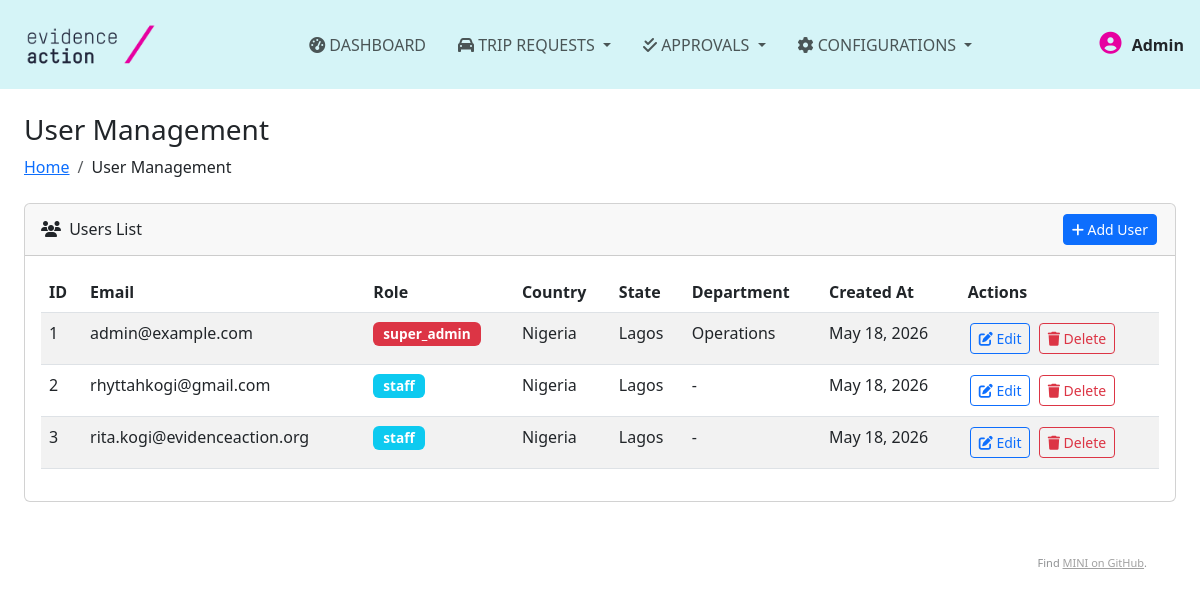
Page /users (signed in) on the committed database.
### tables this page shows
CREATE TABLE `staff_login` (
  `id` int(11) NOT NULL AUTO_INCREMENT,
  `email` varchar(255) NOT NULL,
  `password` varchar(255) NOT NULL,
  `role` enum('super_admin','admin','staff') NOT NULL DEFAULT 'staff',
  `country_id` int(11) DEFAULT NULL,
  `state_id` int(11) DEFAULT NULL,
  `department_id` BIGINT UNSIGNED NULL,   
  `created_at` timestamp NOT NULL DEFAULT current_timestamp(),
  `updated_at` timestamp NOT NULL DEFAULT current_timestamp() ON UPDATE current_timestamp(),
  PRIMARY KEY (`id`),
  UNIQUE KEY `unique_email` (`email`),
  KEY `fk_staff_country` (`country_id`),
  KEY `fk_staff_state` (`state_id`),
  KEY `fk_staff_department` (`department_id`),
  CONSTRAINT `fk_staff_country` FOREIGN KEY (`country_id`) REFERENCES `country` (`id`) ON DELETE SET NULL ON UPDATE CASCADE,
  CONSTRAINT `fk_staff_state` FOREIGN KEY (`state_id`) REFERENCES `state` (`id`) ON DELETE SET NULL ON UPDATE CASCADE,
  CONSTRAINT `fk_staff_department` FOREIGN KEY (`department_id`) REFERENCES `departments` (`id`) ON DELETE SET NULL ON UPDATE CASCADE
);

CREATE TABLE `country` (
  `id` int(11) NOT NULL AUTO_INCREMENT,
  `name` varchar(100) NOT NULL,
  `code` varchar(3) NOT NULL,
  `created_at` timestamp NOT NULL DEFAULT current_timestamp(),
  PRIMARY KEY (`id`),
  UNIQUE KEY `unique_country_code` (`code`)
);

CREATE TABLE `state` (
  `id` int(11) NOT NULL AUTO_INCREMENT,
  `country_id` int(11) NOT NULL,
  `name` varchar(100) NOT NULL,
  `code` varchar(10) DEFAULT NULL,
  `created_at` timestamp NOT NULL DEFAULT current_timestamp(),
  PRIMARY KEY (`id`),
  KEY `fk_state_country` (`country_id`),
  CONSTRAINT `fk_state_country` FOREIGN KEY (`country_id`) REFERENCES `country` (`id`) ON DELETE CASCADE ON UPDATE CASCADE,
  UNIQUE KEY `unique_state_per_country` (`country_id`, `name`)
);

CREATE TABLE departments (
    id BIGINT UNSIGNED AUTO_INCREMENT PRIMARY KEY,
    name VARCHAR(100) NOT NULL UNIQUE,
    created_at TIMESTAMP DEFAULT CURRENT_TIMESTAMP,
    updated_at TIMESTAMP DEFAULT CURRENT_TIMESTAMP ON UPDATE CURRENT_TIMESTAMP
);

### application/controller/users.php (called while the page is built, shortened)
<?php
class users extends Controller
{
    public function index()
    {
        $users = $this->model->getAllStaff();
        require APP . 'view/_templates/header.php';
        require APP . 'view/users/index.php';
        require APP . 'view/_templates/footer.php';
    }
}
?>

### public/index.php (called while the page is built, shortened)
<?php
require APP . 'core/application.php';
require APP . 'core/controller.php';
$app = new Application();

### application/core/controller.php (called while the page is built, shortened)
<?php
class Controller
{
    public $db = null;
    private function openDatabaseConnection()
    {
        $options = array(PDO::ATTR_DEFAULT_FETCH_MODE => PDO::FETCH_OBJ, PDO::ATTR_ERRMODE => PDO::ERRMODE_WARNING);
        $this->db = new PDO(DB_TYPE . ':host=' . DB_HOST . ';dbname=' . DB_NAME . ';charset=' . DB_CHARSET, DB_USER, DB_PASS, $options);
    }
    public function loadModel()
    {
        require APP . 'model/model.php';
        $this->model = new Model($this->db);
    }
}

### application/model/model.php (called while the page is built, shortened)
<?php
class Model
{
    function __construct($db)
    {
        try {
            $this->db = $db;
        } catch (PDOException $e) {
            exit('Database connection could not be established.');
        }
    }
    public function getAllStaff()
    {
        $sql = "SELECT
                    s.id,
                    s.email,
                    s.password,
                    s.role,
                    s.country_id,
                    s.state_id,
                    s.department_id,
                    s.created_at,
                    s.updated_at,
                    c.name as country_name,
                    c.code as country_code,
                    st.name as state_name,
                    st.code as state_code,
                    d.name as department_name
                FROM staff_login s
                LEFT JOIN country c ON s.country_id = c.id
                LEFT JOIN state st ON s.state_id = st.id
                LEFT JOIN departments d ON s.department_id = d.id
                ORDER BY s.created_at DESC";
        $stmt = $this->db->prepare($sql);
        $stmt->execute();
        return $stmt->fetchAll(PDO::FETCH_OBJ);
    }
}
?>

### application/view/users/index.php (the view, shortened to what this page needs)
<!DOCTYPE html>
<html lang="en">
<head>
    <link href="https://cdn.jsdelivr.net/npm/bootstrap@5.3.0/dist/css/bootstrap.min.css" rel="stylesheet">
    <link rel="stylesheet" href="https://cdnjs.cloudflare.com/ajax/libs/font-awesome/6.4.0/css/all.min.css">
    <link href="https://cdn.jsdelivr.net/npm/simple-datatables@latest/dist/style.css" rel="stylesheet">
</head>
<body>
<main>
<div class="container-fluid px-4">
    <h3 class="mt-4">User Management</h3>
    <ol class="breadcrumb mb-4">
        <li class="breadcrumb-item"><a href="<?= URL; ?>home">Home</a></li>
        <li class="breadcrumb-item">User Management</li>
    </ol>
    <div class="card mb-4">
        <div class="card-header d-flex justify-content-between align-items-center">
            <span><i class="fas fa-users me-1"></i> Users List</span>
            <button class="btn btn-primary btn-sm" onclick="openUserModal('add')">
                <i class="fas fa-plus"></i> Add User
            </button>
        </div>
        <div class="card-body table-responsive">
            <table id="usersTable" class="table table-striped">
                <thead>
                    <tr>
                        <th>ID</th>
                        <th>Email</th>
                        <th>Role</th>
                        <th>Country</th>
                        <th>State</th>
                        <th>Department</th>
                        <th>Created At</th>
                        <th>Actions</th>
                    </tr>
                </thead>
                <tbody>
                <?php if (!empty($users)): ?>
                    <?php foreach ($users as $user): ?>
                        <tr>
                            <td><?= htmlspecialchars($user->id); ?></td>
                            <td><?= htmlspecialchars($user->email); ?></td>
                            <td>
                                <span class="badge bg-<?= $user->role == 'super_admin' ? 'danger' : ($user->role == 'admin' ? 'warning' : 'info'); ?>">
                                    <?= htmlspecialchars($user->role); ?>
                                </span>
                            </td>
                            <td><?= htmlspecialchars($user->country_name ?? '-'); ?></td>
                            <td><?= htmlspecialchars($user->state_name ?? '-'); ?></td>
                            <td><?= htmlspecialchars($user->department_name ?? '-'); ?></td>
                            <td><?= date('M d, Y', strtotime($user->created_at)); ?></td>
                            <td>
                                <button class="btn btn-sm btn-outline-primary" onclick="editUser(<?= $user->id; ?>)">
                                    <i class="fas fa-edit"></i> Edit
                                </button>
                                <button class="btn btn-sm btn-outline-danger" onclick="confirmDelete(<?= $user->id; ?>, '<?= htmlspecialchars($user->email, ENT_QUOTES); ?>')">
                                    <i class="fas fa-trash"></i> Delete
                                </button>
                            </td>
                        </tr>
                    <?php endforeach; ?>
                <?php else: ?>
                    <tr>
                        <td colspan="8" class="text-center">No users found. Click "Add User" to create one.</td>
                    </tr>
                <?php endif; ?>
                </tbody>
            </table>
        </div>
    </div>
</div>
</main>
</body>
</html>

### application/core/application.php (shortened to what this page needs)
<?php
class Application
{
    private $url_controller = null;
    private $url_action = null;
    private $url_params = array();
    public function __construct()
    {
        if (!$this->url_controller) {
            require APP . 'controller/home.php';
            $page = new Home();
            $page->index();
        } elseif (file_exists(APP . 'controller/' . $this->url_controller . '.php')) {
            $this->url_controller = new $this->url_controller();
            if ($this->url_action && method_exists($this->url_controller, $this->url_action)) {
                if (!empty($this->url_params)) {
                    call_user_func_array(array($this->url_controller, $this->url_action), $this->url_params);
                } else {
                    $this->url_controller->{$this->url_action}();
                }
            } else {
                if (empty($this->url_action)) {
                    $this->url_controller->index();
                }
                else {
                    header('location: ' . URL . 'problem');
                }
            }
        } else {
            header('location: ' . URL . 'problem');
        }
    }
    private function splitUrl()
    {
        if (isset($_GET['url'])) {
            $url = trim($_GET['url'], '/');
            $url = filter_var($url, FILTER_SANITIZE_URL);
            $url = explode('/', $url);
            $this->url_controller = isset($url[0]) ? $url[0] : null;
            $this->url_action = isset($url[1]) ? $url[1] : null;
            unset($url[0], $url[1]);
            $this->url_params = array_values($url);
        }
    }
}

### application/view/_templates/header.php (shortened to what this page needs)
<?php
$role = $_SESSION['role'] ?? null;
$user_email = $_SESSION['user_email'] ?? '';
$user_name = ucwords(str_replace(['.', '_', '-'], ' ', explode('@', $user_email)[0] ?? 'User'));
?>
<!DOCTYPE html>
<html lang="en">
<head>
    <link href="https://cdn.jsdelivr.net/npm/bootstrap@5.3.0/dist/css/bootstrap.min.css" rel="stylesheet">
    <link rel="stylesheet" href="https://cdnjs.cloudflare.com/ajax/libs/font-awesome/5.15.4/css/all.min.css">
    <link href="<?php echo URL; ?>css/style.css" rel="stylesheet">
</head>
<body>
<div class="top-nav navbar navbar-expand-lg navbar-light px-3" style="background-color: #d5f4f7;">
    <a href="<?php echo URL; ?>home" class="navbar-brand">
        <img src="<?php echo URL; ?>img/ea_logo.png" alt="logo" style="padding: 10px; width: 150px; height: auto;">
    </a>
    <div class="collapse navbar-collapse justify-content-between" id="navbarNav">
        <div class="navbar-nav mx-auto d-flex align-items-center gap-3">
            <a href="<?php echo URL; ?>home/index" class="nav-link">
                <i class="fas fa-tachometer-alt"></i> DASHBOARD
            </a>
            <div class="nav-item dropdown">
                <a class="nav-link dropdown-toggle" href="#" data-bs-toggle="dropdown">
                    <i class="fas fa-car"></i> TRIP REQUESTS
                </a>
            </div>
            <div class="nav-item dropdown">
                <a class="nav-link dropdown-toggle" href="#" data-bs-toggle="dropdown">
                    <i class="fas fa-check-double"></i> APPROVALS
                </a>
            </div>
            <?php if ($role === 'admin' || $role === 'super_admin'): ?>
                <div class="nav-item dropdown">
                    <a class="nav-link dropdown-toggle" href="#" data-bs-toggle="dropdown">
                        <i class="fas fa-cog"></i> CONFIGURATIONS
                    </a>
                </div>
            <?php endif; ?>
        </div>
        <div class="d-flex align-items-center gap-3">
            <?php if(isset($_SESSION['user_email'])): ?>
                <div style="position:relative;display:inline-block;">
                    <span id="profileTrigger" onclick="toggleProfileCard()" style="cursor:pointer;">
                        <i class="fas fa-user-circle" style="font-size:22px;color:#e600a0;"></i>
                        <b style="margin-left:6px;font-size:16px;"><?php echo htmlspecialchars($user_name); ?></b>
                    </span>
                </div>
            <?php endif; ?>
        </div>
    </div>
</div>
</body>
</html>

### application/view/_templates/footer.php (shortened to what this page needs)
    <div class="footer">
        Find <a href="https://github.com/panique/mini">MINI on GitHub</a>.
    </div>
</body>
</html>

### public/css/style.css (style rules this page uses)
body { font-family: Arial; font-size: 14px; }
.footer { padding: 20px; margin: 33px; text-align: right; font-size: 11px; opacity: 0.5; }
.footer a { color: #454545; }

### application/view/users/index.php (style rules this page uses)
.badge { font-size: 0.85rem; padding: 5px 10px; }
.btn-sm { margin: 2px; }
.table-responsive { overflow-x: auto; }

### rows in the picture
staff_login: id "1", email "admin@example.com", role "super_admin", country.name "Nigeria", state.name "Lagos", department.name "Operations", created_at "May 18, 2026"
staff_login: id "2", email "rhyttahkogi@gmail.com", role "staff", country.name "Nigeria", state.name "Lagos", department_name "-", created_at "May 18, 2026"
staff_login: id "3", email "rita.kogi@evidenceaction.org", role "staff", country.name "Nigeria", state.name "Lagos", department_name "-", created_at "May 18, 2026"

### other values in the picture
$user_name "Admin"
